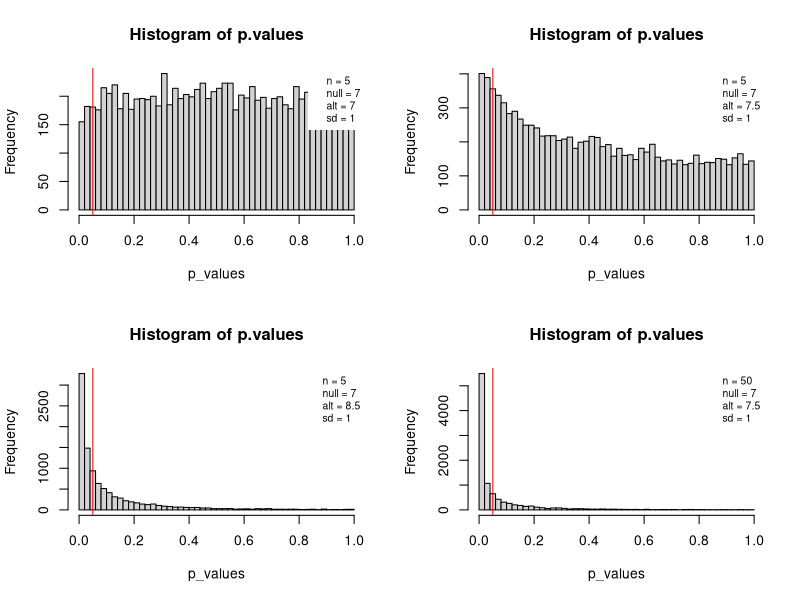
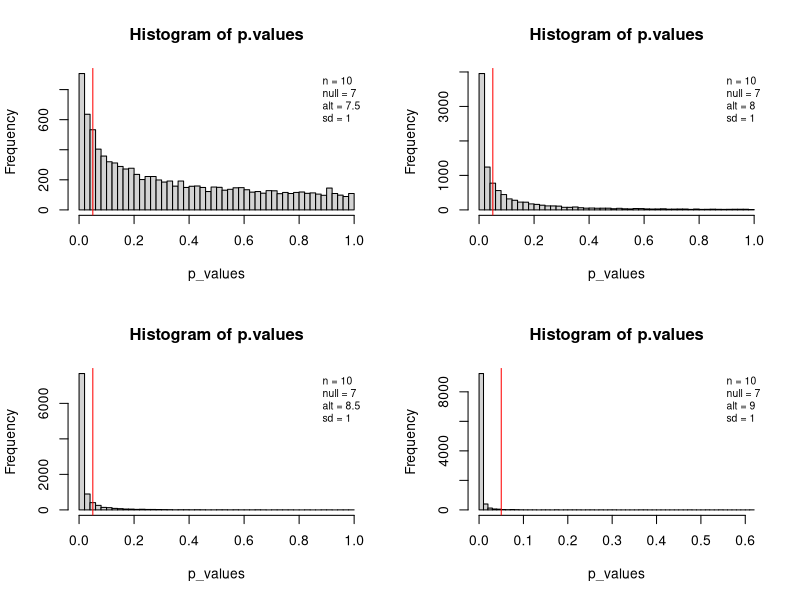
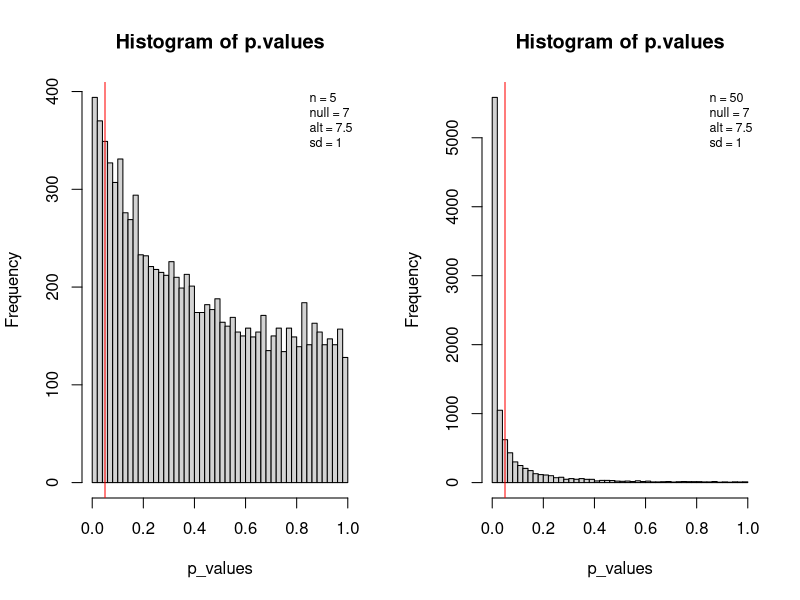
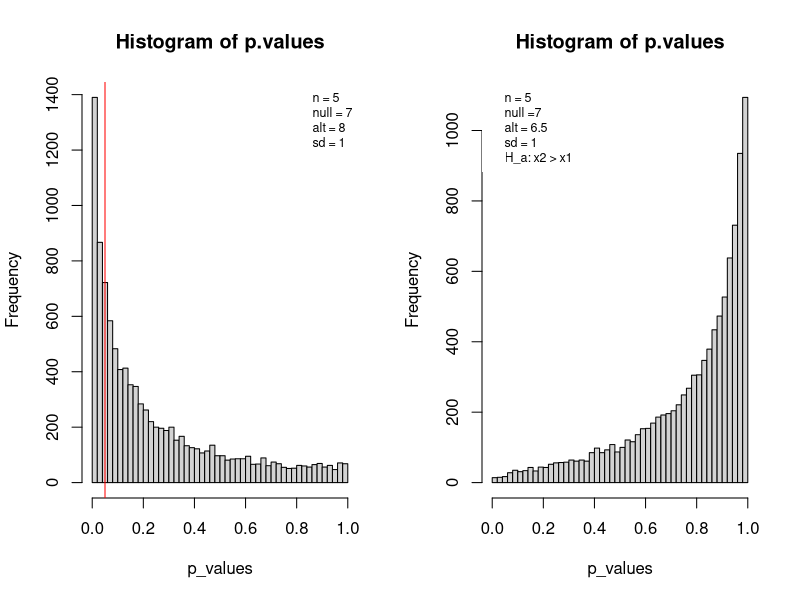

Here is the R script that generated these plots, in order:
## ---- chunk 1
knitr::opts_chunk$set(echo = TRUE)
## ---- chunk 2

# general
multiplot <-function(row, col) {
  par(mfrow = c(row, col), pty = "m")
}

# Question 8/Part 1
se <- function(x) {
  y <- x[!is.na(x)]
  sqrt(var(as.vector(y))/length(y))
}

ci_0.5 <- function(scores) { 
  m <- mean(scores, na.rm = TRUE) 
  stderr <- se(scores) 
  len <- length(scores) 
  upper <- m + qt(0.75, df = len - 1) * stderr 
  lower <- m + qt(0.25, df = len - 1) * stderr 
  return(data.frame(lower = lower, upper = upper))
}
  

# P.values 
p.value.historam <- function(mp = FALSE,row = 1,col = 1,mean_null = 1, mean_alt = 1,N = 5,sd = 1,alpha = 0.05) {
  p_values = numeric()
  if(mp) {
    multiplot(row,col)
  } else {}
  for(k in 1:length(mean_alt)) {
    for (i in 1:10000) {
      s1 <- rnorm(N, mean_null, sd); s2 <- rnorm(N,mean_alt[k], sd)
      p_values[i] <- t.test(s1, s2)$p.value
    }
    h <- hist(p_values, br=50, main = paste('Histogram of p.values')) # ,xlim = c(0,0.6) if necessary
    legend('topright',legend = c(paste("n =",N),paste("null =",mean_null),paste("alt =",mean_alt[k]),paste('sd =',sd)),box.lty = 'blank',cex = 0.75)
    abline(v = alpha,col = 'red')
  }
}


## ---- chunk 3
?t.test
## ---- chunk 4
sample <- rnorm(50,5,2)

t.test(sample,conf.level = 0.9)$conf.int
## ---- chunk 5

pop.mean <- 10
pop.sd <- 3
sample.size <- 50
store <- rep(NA, 1000)
lower <- rep(NA, 1000)
upper <- rep(NA, 1000)

for(i in 1:1000) { 
  sample <- rnorm(sample.size, mean = pop.mean, sd = pop.sd)
  lower[i] <- ci_0.5(sample)$lower # se and ci_0.5 are defined at the beginning of the assignment
  upper[i] <- ci_0.5(sample)$upper 
  if(lower[i] < pop.mean & upper[i] > pop.mean) {
    store[i] <- TRUE 
  }
  else { store[i] <- FALSE
  }
}

cis <- cbind(lower, upper)
store <- factor(store)
summary(store)

## ---- chunk 6
multiplot(2,2)
p.value.historam(mean_null = 7,mean_alt = 7,N = 5,alpha = 0.05)
p.value.historam(mean_null = 7,mean_alt = 7.5,N = 5,alpha = 0.05)
p.value.historam(mean_null = 7,mean_alt = 8.5,N = 5,alpha = 0.05)
p.value.historam(mean_null = 7,mean_alt = 7.5,N = 50,alpha = 0.05)

## ---- chunk 7

m <- c(7.5,8,8.5,9)
N <- 20

p.value.historam(mp = T,row = 2,col = 2,mean_null = 7,mean_alt = m,N = 10,alpha = 0.05)

## ---- chunk 8
multiplot(1,2)
m <- 7.5

p.value.historam(mp = F,mean_null = 7,mean_alt = m,N = 5,alpha = 0.05)
p.value.historam(mp = F,mean_null = 7,mean_alt = m,N = 50,alpha = 0.05)
## ---- chunk 9

multiplot(1,2)

p.value.historam(mp = F,mean_null = 7,mean_alt = 8,N = 5,alpha = 0.05)

p_values <- numeric()

for (i in 1:10000) {
  sample <- rnorm(5,6.5,1)
  p_values[i] <- t.test(sample,mu = 7,alternative = 'greater')$p.value
}

hist(p_values,breaks = 50, main = 'Histogram of p.values')
legend('topleft',legend = c("n = 5","null =7","alt = 6.5","sd = 1",'H_a: x2 > x1'),box.lty = 'blank',cex = 0.75)

